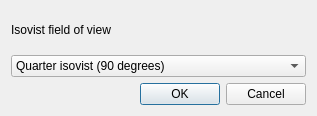
<?xml version="1.0" encoding="UTF-8"?>
<ui version="4.0">
 <class>CIsovistPathDlg</class>
 <widget class="QDialog" name="CIsovistPathDlg">
  <property name="geometry">
   <rect>
    <x>0</x>
    <y>0</y>
    <width>317</width>
    <height>116</height>
   </rect>
  </property>
  <property name="windowTitle">
   <string>Isovist Options</string>
  </property>
  <layout class="QVBoxLayout">
   <item>
    <layout class="QVBoxLayout">
     <item>
      <widget class="QLabel">
       <property name="text">
        <string>Isovist field of view</string>
       </property>
      </widget>
     </item>
     <item>
      <widget class="QComboBox" name="c_fov_selection">
       <item>
        <property name="text">
         <string>Quarter isovist (90 degrees)</string>
        </property>
       </item>
       <item>
        <property name="text">
         <string>Third isovist (120 degrees)</string>
        </property>
       </item>
       <item>
        <property name="text">
         <string>Half isovist (180 degrees)</string>
        </property>
       </item>
       <item>
        <property name="text">
         <string>Full isovist (360 degrees)</string>
        </property>
       </item>
      </widget>
     </item>
    </layout>
   </item>
   <item>
    <layout class="QHBoxLayout">
     <item>
      <spacer name="horizontalSpacer">
       <property name="orientation">
        <enum>Qt::Horizontal</enum>
       </property>
       <property name="sizeHint" stdset="0">
        <size>
         <width>40</width>
         <height>20</height>
        </size>
       </property>
      </spacer>
     </item>
     <item>
      <widget class="QPushButton" name="c_ok">
       <property name="text">
        <string>OK</string>
       </property>
      </widget>
     </item>
     <item>
      <widget class="QPushButton" name="c_cancel">
       <property name="text">
        <string>Cancel</string>
       </property>
      </widget>
     </item>
    </layout>
   </item>
  </layout>
 </widget>
 <resources/>
 <connections>
  <connection>
   <sender>c_ok</sender>
   <signal>clicked()</signal>
   <receiver>CIsovistPathDlg</receiver>
   <slot>OnOK()</slot>
   <hints>
    <hint type="sourcelabel">
     <x>149</x>
     <y>113</y>
    </hint>
    <hint type="destinationlabel">
     <x>44</x>
     <y>103</y>
    </hint>
   </hints>
  </connection>
  <connection>
   <sender>c_cancel</sender>
   <signal>clicked()</signal>
   <receiver>CIsovistPathDlg</receiver>
   <slot>OnCancel()</slot>
   <hints>
    <hint type="sourcelabel">
     <x>217</x>
     <y>117</y>
    </hint>
    <hint type="destinationlabel">
     <x>291</x>
     <y>101</y>
    </hint>
   </hints>
  </connection>
 </connections>
 <slots>
  <slot>OnOK()</slot>
  <slot>OnCancel()</slot>
 </slots>
</ui>
